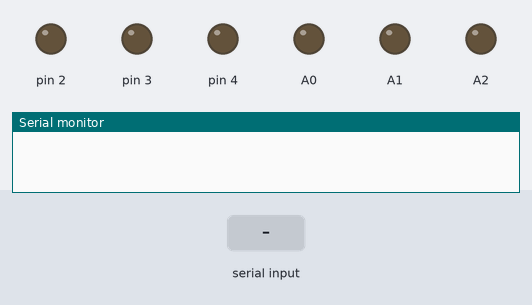
This sketch was run on a simulated Arduino Uno, built with avr-gcc and run on an emulated ATmega328P. Parts: output pins drawn as LEDs (lit = HIGH), the last lines printed to the serial monitor. Inputs (shaded band) come from the test bench. Pins used as bus, display or sensor lines are not drawn.

Above: at 1.4 s.
1.5 s: "R" received over Serial
At 1.56 s:
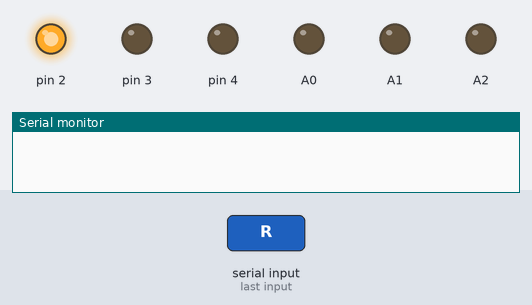
3.1 s: byte 85 ('U') received over Serial
At 4.2 s:
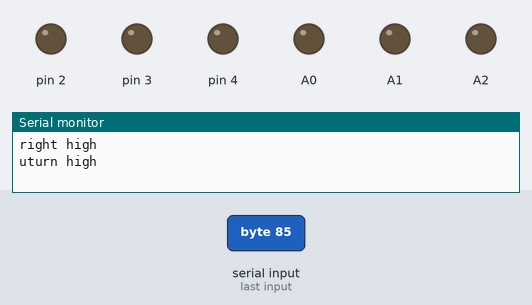
Timing chart, 0 to 6.1 s (numbered marks = the images above; inputs shaded):
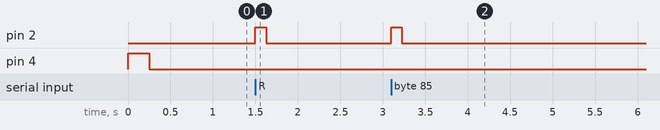

The sketch:

testCodeOne.ino
```cpp
//=====================NOTES=======================//
//do i need pull up/down resistors for anything?
//do i need low power LED? is that what the L LED is for?

//=================HARDWARE========================//
//currently vibration motors should be attached to analog 0-1-2
//  need to check to make sure the motors are correctly positions so they turn on from inside to outside
//Bluetooth LED on digital 2
//Low battery LED on digital 3
//test LED on digital 4

//=================CONSTANTS=======================//
int state = 0;
const int POWER = 255;

//these constants will differ between the code for the left and right arduino, this *should* be the only difference
const int RIGHT = 1;
const int LEFT = 0;

//these constants determine the number of motors and power to supply for vibration patterns
const int lowNumMotors = 1;
const int mediumNumMotors = 2;
const int highNumMotors = 3;
const int lowIntensity = POWER;
const int mediumIntensity = POWER;
const int highIntensity = POWER; //can also do digitalWrite(A0, HIGH);

//=================================================//


// the setup function runs once when you press reset or power the board
void setup()
{
  //vibration motors
  pinMode(A0,OUTPUT);
  pinMode(A1,OUTPUT);
  pinMode(A2,OUTPUT);
  //bluetooth LED
  pinMode(2,OUTPUT);
  //low battery LED
  pinMode(3,OUTPUT);

  //test LED
  pinMode(4,OUTPUT);
  digitalWrite(4,HIGH);
  delay(250);
  digitalWrite(4,LOW);

  //Default connection for BT module
  Serial.begin(9600);
}

// the loop function runs over and over again forever
void loop() {
  if (Serial.available() > 0){  //checks if there are characters to read in receive  buffer
    state = Serial.read(); //gets character from buffer

    //===============TEST===============//
    if (state == 'f' || state == 'F') {
      signalRight(lowIntensity,lowNumMotors);
      digitalWrite(4,HIGH);
      delay(250);
      digitalWrite(4,LOW);
      delay(250);
      digitalWrite(4,HIGH);
      delay(250);
      digitalWrite(4,LOW);
    }

    //===============RIGHT===============//
    //low
    if (state == '0') {
      signalRight(lowIntensity,lowNumMotors);
      Serial.println("right low");
    }

    //medium
    if (state == 'r') {
      signalRight(mediumIntensity,mediumNumMotors);
      Serial.println("right medium");
    }

    //high
    if (state == 'R') {
      signalRight(highIntensity,highNumMotors);
      Serial.println("right high");
    }

    //===============LEFT================//
    //low
    if (state == '1') {
      signalRight(lowIntensity,lowNumMotors);
      Serial.println("left low");
    }

    //medium
    if (state == 'l') {
      signalRight(mediumIntensity,mediumNumMotors);
      Serial.println("left medium");
    }

    //high
    if (state == 'L') {
      signalRight(highIntensity,highNumMotors);
      Serial.println("left high");
    }

    //===============UTURN===============//
    //low
    if (state == '2') {
      signalRight(lowIntensity,lowNumMotors);
      Serial.println("uturn low");
    }

    //medium
    if (state == 'u') {
      signalRight(mediumIntensity,mediumNumMotors);
      Serial.println("uturn medium");
    }

    //high
    if (state == 'U') {
      signalRight(highIntensity,highNumMotors);
      Serial.println("uturn high");
    }
  }
}

void signalRight(int intensity, int numberMotors){
  if(RIGHT){  //only the RIGHT band should do this
    for(int i = 0; i < numberMotors; i++){
      analogWrite(i, intensity);
    }
    delay(125);
    for(int i = 0; i < numberMotors; i++){
      analogWrite(i, 0);
    }
  }
}

void signalLeft(int intensity, int numberMotors){
  if(LEFT){ //only the LEFT band should do this
    for(int i = 0; i < numberMotors; i++){
      analogWrite(i, intensity);
    }
    delay(125);
    for(int i = 0; i < numberMotors; i++){
      analogWrite(i, 0);
    }
  }
}

void uturn(int intensity, int numberMotors){
  for(int i = 0; i < numberMotors; i++){
      analogWrite(i, intensity);
    }
    delay(125);
    for(int i = 0; i < numberMotors; i++){
      analogWrite(i, 0);
    }
}
```

Measured:
- after the input at 1.5 s, pin 2: LOW → HIGH at once, → LOW 0.13 s later
- after the input at 3.1 s, pin 2: LOW → HIGH at once, → LOW 0.13 s later
